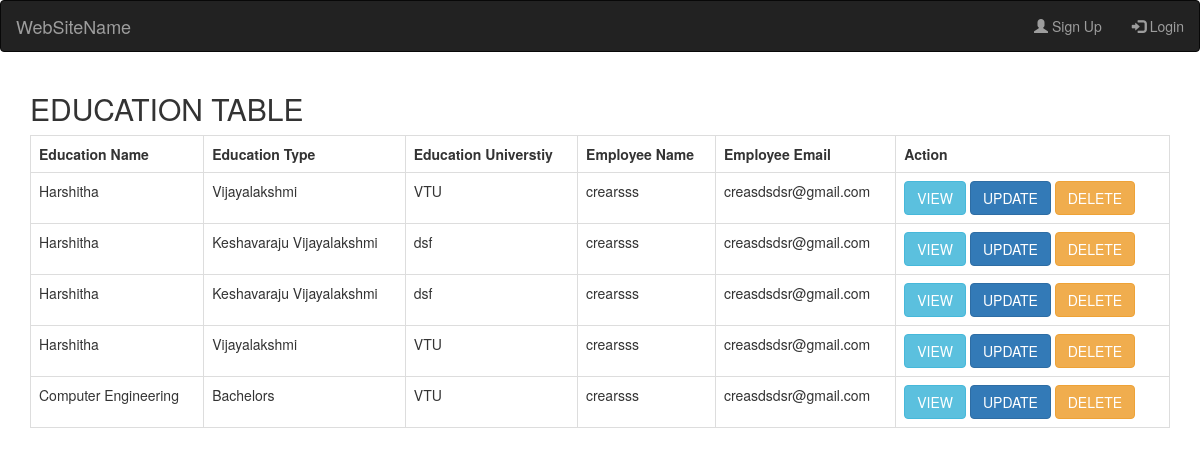
Screenshot of /crud/eduindex with the database file from the repository.
### crud/models.py (models this page shows, shortened)
class Education(models.Model):
    employee = models.ForeignKey(Employee,on_delete=models.PROTECT)
    edu_name = models.CharField(max_length=50)
    edu_type = models.CharField(max_length =50)
    edu_uni = models.CharField(max_length=10)
    class Meta:
        db_table ='emp_education'

### crud/views.py (the view)
def edu_Index(request):
    resultSet = Education.objects.all()
    return render(request,'education/eduIndex.html',{'data':resultSet})

### crud/templates/education/eduIndex.html
{% extends 'layout.html' %}
{% block content  %}
 {% load crispy_forms_tags %}
<h2> EDUCATION TABLE </h2>
<table class="table table-bordered">
    <thread>
        <th> Education Name</th>
        <th> Education Type</th>
        <th> Education Universtiy </th>
        <th> Employee Name </th>
        <th> Employee Email </th>
         <th> Action </th>
    </thread>
    {% for row in data %}
    <tr>
        <td>{{ row.edu_name }}</td>
         <td>{{ row.edu_type }}</td>
         <td>{{ row.edu_uni }}</td>
        <td>{{ row.employee.emp_name }}</td>
          <td>{{ row.employee.emp_email }}</td>
         <td>
             <span>
                 <a class="btn btn-info -sm" href="/crud/eduview/{{row.id}}">VIEW</a>
             <a class="btn btn-primary -sm" href="/crud/eduupdate/{{row.id}}">UPDATE</a>
             <a class="btn btn-warning -sm delete" href="/crud/edudelete/{{row.id}}">DELETE</a>
             </span>
         </td>
    </tr>
{% endfor %}
</table>
{% endblock %}

### testApp/templates/layout.html (shortened to what this page needs)
<!DOCTYPE html>
<html lang="en">
<head>
  <link rel="stylesheet" href="https://maxcdn.bootstrapcdn.com/bootstrap/3.3.7/css/bootstrap.min.css">
</head>
<body>
<nav class="navbar navbar-inverse">
  <div class="container-fluid">
    <div class="navbar-header">
      <a class="navbar-brand" href="#">WebSiteName</a>
    </div>
    <ul class="nav navbar-nav navbar-right">
      {% if request.user.username %}
      <li><a href="{% url 'logout' %}"><span class="glyphicon glyphicon-user"></span> Logout {{ request.user.username}}</a></li>
      <li><a href="{% url 'index' %}"><span class="glyphicon glyphicon-log-in"></span> index</a></li>
      {% else %}
      <li><a href="{% url 'signup' %}"><span class="glyphicon glyphicon-user"></span> Sign Up</a></li>
      <li><a href="{% url 'login' %}"><span class="glyphicon glyphicon-log-in"></span> Login</a></li>
      {% endif %}
    </ul>
  </div>
</nav>
<div class="container">
    {% block content %}
    {% endblock %}
</div>
</body>
</html>

### rows the page displays
Education: edu_name "Harshitha", edu_type "Vijayalakshmi", edu_uni "VTU", employee.emp_name "crearsss", employee.emp_email "creasdsdsr@gmail.com"
Education: edu_name "Harshitha", edu_type "Keshavaraju Vijayalakshmi", edu_uni "dsf", employee.emp_name "crearsss", employee.emp_email "creasdsdsr@gmail.com"
Education: edu_name "Harshitha", edu_type "Keshavaraju Vijayalakshmi", edu_uni "dsf", employee.emp_name "crearsss", employee.emp_email "creasdsdsr@gmail.com"
Education: edu_name "Harshitha", edu_type "Vijayalakshmi", edu_uni "VTU", employee.emp_name "crearsss", employee.emp_email "creasdsdsr@gmail.com"
Education: edu_name "Computer Engineering", edu_type "Bachelors", edu_uni "VTU", employee.emp_name "crearsss", employee.emp_email "creasdsdsr@gmail.com"
